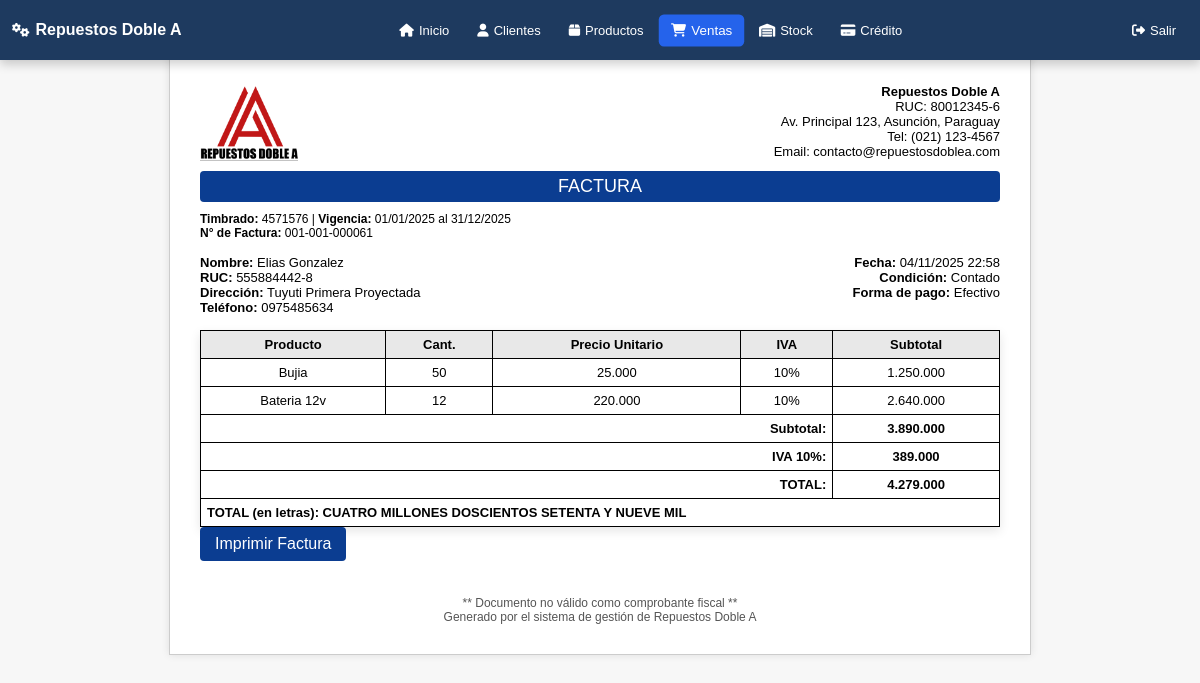
/modulos/ventas/ver_factura.php?id=61 (signed in), run on the app's committed database.
### tables this page shows
CREATE TABLE `cabecera_factura_ventas` (
  `id` int(11) NOT NULL AUTO_INCREMENT,
  `numero_factura` varchar(20) NOT NULL,
  `condicion_venta` enum('Contado','Crédito') NOT NULL,
  `forma_pago` enum('Efectivo','Tarjeta','Transferencia') NOT NULL,
  `fecha_hora` datetime DEFAULT CURRENT_TIMESTAMP,
  `cliente_id` int(11) NOT NULL,
  `monto_total` decimal(15,2) NOT NULL,
  `timbrado` varchar(20) DEFAULT '',
  `inicio_vigencia` date DEFAULT NULL,
  `fin_vigencia` date DEFAULT NULL,
  `anulada` tinyint(1) DEFAULT '0',
  `fecha_anulacion` datetime DEFAULT NULL,
  `usuario_anulacion_id` int(11) DEFAULT NULL,
  `motivo_anulacion` text,
  PRIMARY KEY (`id`),
  UNIQUE KEY `idx_numero_factura_unique` (`numero_factura`),
  UNIQUE KEY `idx_timbrado_unique` (`timbrado`),
  KEY `cliente_id` (`cliente_id`)
);

CREATE TABLE `clientes` (
  `id` int(11) NOT NULL AUTO_INCREMENT,
  `nombre` varchar(100) NOT NULL,
  `apellido` varchar(100) DEFAULT NULL,
  `ruc` varchar(20) DEFAULT NULL,
  `telefono` varchar(50) DEFAULT NULL,
  `email` varchar(100) DEFAULT NULL,
  `direccion` varchar(255) DEFAULT NULL,
  `created_at` timestamp NOT NULL DEFAULT CURRENT_TIMESTAMP,
  PRIMARY KEY (`id`)
);

CREATE TABLE `detalle_factura_ventas` (
  `id` int(11) NOT NULL AUTO_INCREMENT,
  `factura_id` int(11) NOT NULL,
  `producto_id` int(11) NOT NULL,
  `cantidad` int(11) NOT NULL,
  `precio_unitario` decimal(15,2) NOT NULL,
  `valor_venta_5` decimal(15,2) DEFAULT '0.00',
  `valor_venta_10` decimal(15,2) DEFAULT '0.00',
  `valor_venta_exenta` decimal(15,2) DEFAULT '0.00',
  `total_parcial` decimal(15,2) NOT NULL,
  PRIMARY KEY (`id`),
  KEY `factura_id` (`factura_id`),
  KEY `producto_id` (`producto_id`)
);

CREATE TABLE `productos` (
  `id` int(11) NOT NULL AUTO_INCREMENT,
  `codigo` varchar(50) DEFAULT NULL,
  `nombre` varchar(150) NOT NULL,
  `categoria` varchar(100) DEFAULT NULL,
  `marca` varchar(50) DEFAULT NULL,
  `modelo` varchar(50) DEFAULT NULL,
  `cilindrada` varchar(10) DEFAULT NULL,
  `precio` decimal(10,2) NOT NULL DEFAULT '0.00',
  `stock` int(11) NOT NULL DEFAULT '0',
  `stock_min` int(11) NOT NULL DEFAULT '0',
  `proveedor_id` int(11) DEFAULT NULL,
  `created_at` timestamp NOT NULL DEFAULT CURRENT_TIMESTAMP,
  PRIMARY KEY (`id`),
  KEY `proveedor_id` (`proveedor_id`),
  CONSTRAINT `productos_ibfk_1` FOREIGN KEY (`proveedor_id`) REFERENCES `proveedores` (`id`) ON DELETE SET NULL
);

### modulos/ventas/ver_factura.php (the view, shortened to what this page needs)
<?php
$base_path = $_SERVER['DOCUMENT_ROOT'] . '/repuestos/';
include $base_path . 'includes/header.php';
if (!function_exists('intdiv_compat')) {
    function intdiv_compat($a, $b) {
        return ($a >= 0) ? (int)floor($a / $b) : (int)ceil($a / $b);
    }
}
function numero_a_letras($numero) {
    $numero = round($numero);
    $unidades = ['', 'UNO', 'DOS', 'TRES', 'CUATRO', 'CINCO', 'SEIS', 'SIETE', 'OCHO', 'NUEVE'];
    $decenas = ['', 'DIEZ', 'VEINTE', 'TREINTA', 'CUARENTA', 'CINCUENTA', 'SESENTA', 'SETENTA', 'OCHENTA', 'NOVENTA'];
    $centenas = ['', 'CIENTO', 'DOSCIENTOS', 'TRESCIENTOS', 'CUATROCIENTOS', 'QUINIENTOS', 'SEISCIENTOS', 'SETECIENTOS', 'OCHOCIENTOS', 'NOVECIENTOS'];
    $especiales = [11=>'ONCE',12=>'DOCE',13=>'TRECE',14=>'CATORCE',15=>'QUINCE'];
    $convert_hasta_999 = function($n) use ($unidades, $decenas, $centenas, $especiales) {
        $s = '';
        if ($n == 100) return 'CIEN';
        if ($n > 100) {
            $c = intdiv_compat($n, 100);
            $s .= $centenas[$c] . ' ';
            $n = $n % 100;
        }
        if ($n >= 11 && $n <= 15) {
            $s .= $especiales[$n];
        } elseif ($n >= 16 && $n <= 19) {
            $s .= 'DIECI' . $unidades[$n - 10];
        } elseif ($n == 10 || $n == 20 || $n == 30 || $n == 40 || $n == 50 || $n == 60 || $n == 70 || $n == 80 || $n == 90) {
            $d = intdiv_compat($n, 10);
            $s .= $decenas[$d];
        } elseif ($n > 20 && $n < 30) {
            $s .= 'VEINTI' . $unidades[$n - 20];
        } elseif ($n > 30 && $n < 100) {
            $d = intdiv_compat($n, 10);
            $u = $n % 10;
            $s .= $decenas[$d];
            if ($u != 0) $s .= ' Y ' . $unidades[$u];
        } elseif ($n > 0 && $n < 10) {
            $s .= $unidades[$n];
        }
        return trim($s);
    };
    $partes = [];
    if ($numero >= 1000000) {
        $millones = intdiv_compat($numero, 1000000);
        $partes[] = ($millones == 1 ? 'UN MILLON' : numero_a_letras($millones) . ' MILLONES');
        $numero = $numero % 1000000;
    }
    if ($numero >= 1000) {
        $miles = intdiv_compat($numero, 1000);
        $partes[] = ($miles == 1 ? 'MIL' : $convert_hasta_999($miles) . ' MIL');
        $numero = $numero % 1000;
    }
    if ($numero > 0) {
        $partes[] = $convert_hasta_999($numero);
    }
    return implode(' ', $partes);
}
$factura_id = (int)$_GET['id'];
$stmt_cab = $pdo->prepare("SELECT fv.*, c.nombre, c.apellido, c.ruc, c.direccion, c.telefono
                           FROM cabecera_factura_ventas fv
                           JOIN clientes c ON fv.cliente_id = c.id
                           WHERE fv.id = :id");
$stmt_cab->execute(array('id' => $factura_id));
$factura = $stmt_cab->fetch(PDO::FETCH_ASSOC);
$empresa = array(
    'nombre' => 'Repuestos Doble A',
    'ruc' => '80012345-6',
    'direccion' => 'Av. Principal 123, Asunción, Paraguay',
    'telefono' => '(021) 123-4567',
    'email' => 'contacto@repuestosdoblea.com',
    'timbrado' => isset($factura['timbrado']) && !empty($factura['timbrado']) ? $factura['timbrado'] : '12345678',
    'inicio_vigencia' => isset($factura['inicio_vigencia']) && !empty($factura['inicio_vigencia']) ? date('d/m/Y', strtotime($factura['inicio_vigencia'])) : '01/01/2025',
    'fin_vigencia' => isset($factura['fin_vigencia']) && !empty($factura['fin_vigencia']) ? date('d/m/Y', strtotime($factura['fin_vigencia'])) : '31/12/2025'
);
$stmt_det = $pdo->prepare("SELECT d.*, p.nombre
                           FROM detalle_factura_ventas d
                           JOIN productos p ON d.producto_id = p.id
                           WHERE d.factura_id = :id");
$stmt_det->execute(array('id' => $factura_id));
$detalle = $stmt_det->fetchAll(PDO::FETCH_ASSOC);
?>
<!DOCTYPE html>
<html lang="es">
<head>
<link rel="stylesheet" href="/repuestos/style.css">
</head>
<body>
<div class="factura-container">
    <div class="encabezado">
        <img src="/repuestos/img/logo3.png" alt="Logo Empresa">
        <div class="empresa-datos">
            <strong><?php echo htmlspecialchars($empresa['nombre']); ?></strong><br>
            RUC: <?php echo htmlspecialchars($empresa['ruc']); ?><br>
            <?php echo htmlspecialchars($empresa['direccion']); ?><br>
            Tel: <?php echo htmlspecialchars($empresa['telefono']); ?><br>
            Email: <?php echo htmlspecialchars($empresa['email']); ?>
        </div>
    </div>
    <div class="titulo">FACTURA</div>
    <div class="timbrado">
        <strong>Timbrado:</strong> <?php echo $empresa['timbrado']; ?> |
        <strong>Vigencia:</strong> <?php echo $empresa['inicio_vigencia']; ?> al <?php echo $empresa['fin_vigencia']; ?><br>
        <strong>N° de Factura:</strong> <?php echo htmlspecialchars($factura['numero_factura']); ?>
    </div>
    <div class="datos-cliente">
        <div>
            <strong>Nombre:</strong> <?php echo htmlspecialchars($factura['nombre'].' '.$factura['apellido']); ?><br>
            <strong>RUC:</strong> <?php echo htmlspecialchars($factura['ruc']); ?><br>
            <strong>Dirección:</strong> <?php echo htmlspecialchars($factura['direccion']); ?><br>
            <strong>Teléfono:</strong> <?php echo htmlspecialchars($factura['telefono']); ?><br>
        </div>
        <div style="text-align:right;">
            <strong>Fecha:</strong> <?php echo date('d/m/Y H:i', strtotime($factura['fecha_hora'])); ?><br>
            <strong>Condición:</strong> <?php echo htmlspecialchars($factura['condicion_venta']); ?><br>
            <strong>Forma de pago:</strong> <?php echo htmlspecialchars($factura['forma_pago']); ?>
        </div>
    </div>
    <table class="factura-table">
        <thead>
            <tr>
                <th>Producto</th>
                <th>Cant.</th>
                <th>Precio Unitario</th>
                <th>IVA</th>
                <th>Subtotal</th>
            </tr>
        </thead>
        <tbody>
        <?php
        $subtotal_sin_iva = 0.0;
        $total_iva_5 = 0.0;
        $total_iva_10 = 0.0;
        $total_exenta = 0.0;
        foreach($detalle as $d) {
            $v5 = isset($d['valor_venta_5']) ? (float)$d['valor_venta_5'] : 0.0;
            $v10 = isset($d['valor_venta_10']) ? (float)$d['valor_venta_10'] : 0.0;
            $vex = isset($d['valor_venta_exenta']) ? (float)$d['valor_venta_exenta'] : 0.0;
            $precio_unitario = (float)$d['precio_unitario'];
            $cantidad = (int)$d['cantidad'];
            $subtotal_sin_iva_producto = $precio_unitario * $cantidad;
            $subtotal_sin_iva += $subtotal_sin_iva_producto;
            $total_iva_5 += $v5;
            $total_iva_10 += $v10;
            $total_exenta += $vex;
            echo '<tr>';
            echo '<td>'.htmlspecialchars($d['nombre']).'</td>';
            echo '<td>'.(int)$d['cantidad'].'</td>';
            echo '<td>'.number_format((float)$d['precio_unitario'],0,',','.').'</td>';
            if($v5>0) $iva_text='5%'; elseif($v10>0) $iva_text='10%'; else $iva_text='Exenta';
            echo '<td>'.$iva_text.'</td>';
            echo '<td>'.number_format($subtotal_sin_iva_producto,0,',','.').'</td>';
            echo '</tr>';
        }
        $total_factura = $subtotal_sin_iva + $total_iva_5 + $total_iva_10 + $total_exenta;
        $total_letras = numero_a_letras($total_factura);
        ?>
        </tbody>
        <tfoot>
            <tr>
                <td colspan="4" style="text-align:right;"><strong>Subtotal:</strong></td>
                <td><strong><?php echo number_format($subtotal_sin_iva,0,',','.'); ?></strong></td>
            </tr>
            <?php if ($total_iva_10 > 0): ?>
            <tr>
                <td colspan="4" style="text-align:right;"><strong>IVA 10%:</strong></td>
                <td><strong><?php echo number_format($total_iva_10,0,',','.'); ?></strong></td>
            </tr>
            <?php endif; ?>
            <tr>
                <td colspan="4" style="text-align:right;"><strong>TOTAL:</strong></td>
                <td><strong><?php echo number_format($total_factura,0,',','.'); ?></strong></td>
            </tr>
            <tr><td colspan="5" style="text-align:left; font-weight:bold;">TOTAL (en letras): <?php echo $total_letras; ?></td></tr>
        </tfoot>
    </table>
    <a href="/repuestos/modulos/ventas/imprimir_factura.php?id=<?php echo $factura_id; ?>" target="_blank" class="btn-print">Imprimir Factura</a>
    <div class="footer">
        ** Documento no válido como comprobante fiscal **<br>
        Generado por el sistema de gestión de Repuestos Doble A
    </div>
</div>
</body>
</html>

### style.css (style rules this page uses)
body { margin: 0; font-family: Arial, sans-serif; background: #f4f6f8; overflow-x: hidden; }
table { width: 100%; border-collapse: collapse; background: white; box-shadow: 0 4px 10px rgba(0,0,0,0.1); }
table th, table td { border: 1px solid #ccc; padding: 8px; text-align: center; }
table th { background: #2563eb; color: white; }

### modulos/ventas/ver_factura.php (style rules this page uses)
body { font-family: Arial, sans-serif; margin: 50px; padding:0; background: #f7f7f7; }
.factura-container { width: 800px; margin: 20px auto; background: white; padding: 30px; border: 1px solid #ccc; box-shadow: 0 0 8px rgba(0,0,0,0.1); }
.encabezado { display: flex; justify-content: space-between; align-items: center; }
.encabezado img { height: 80px; }
.empresa-datos { text-align: right; font-size: 13px; }
.titulo { text-align:center; background:#0b3d91; color:white; padding:5px 0; margin-top:10px; font-size:18px; border-radius:4px; }
.datos-cliente { display:flex; justify-content:space-between; margin-top:15px; font-size:13px; }
.factura-table { width:100%; border-collapse:collapse; margin-top:15px; font-size:13px; }
.factura-table th, .factura-table td { border:1px solid #000; padding:6px; text-align:center;color: #000 }
.factura-table th { background:#e8e8e8; }
tfoot td { font-weight:bold; text-align:left; }
.timbrado { margin-top:10px; font-size:12px; text-align:left; }
.footer { text-align:center; font-size:12px; margin-top:20px; color:#555; }
.btn-print { display:inline-block; padding:8px 15px; background:#0b3d91; color:white; text-decoration:none; border-radius:4px; margin-bottom:15px; }

### data on the page
cabecera_factura_ventas: numero_factura "001-001-000061", cliente.apellido "Elias Gonzalez", cliente.ruc "555884442-8", cliente.direccion "Tuyuti Primera Proyectada", cliente.telefono "0975485634", fecha_hora "04/11/2025 22:58", condicion_venta "Contado", forma_pago "Efectivo"
detalle_factura_ventas: producto.nombre "Bujia", cantidad "50", precio_unitario "25.000", iva_text "10%", subtotal_sin_iva_producto "1.250.000"
detalle_factura_ventas: producto.nombre "Bateria 12v", cantidad "12", precio_unitario "220.000", iva_text "10%", subtotal_sin_iva_producto "2.640.000"

### other printed values
$empresa['nombre'] "Repuestos Doble A"
$empresa['ruc'] "80012345-6"
$empresa['direccion'] "Av. Principal 123, Asunción, Paraguay"
$empresa['telefono'] "(021) 123-4567"
$empresa['email'] "contacto@repuestosdoblea.com"
$empresa['timbrado'] "4571576"
$empresa['inicio_vigencia'] "01/01/2025"
$empresa['fin_vigencia'] "31/12/2025"
$subtotal_sin_iva "3.890.000"
$total_iva_10 "389.000"
$total_factura "4.279.000"
$total_letras "CUATRO MILLONES DOSCIENTOS SETENTA Y NUEVE MIL"
